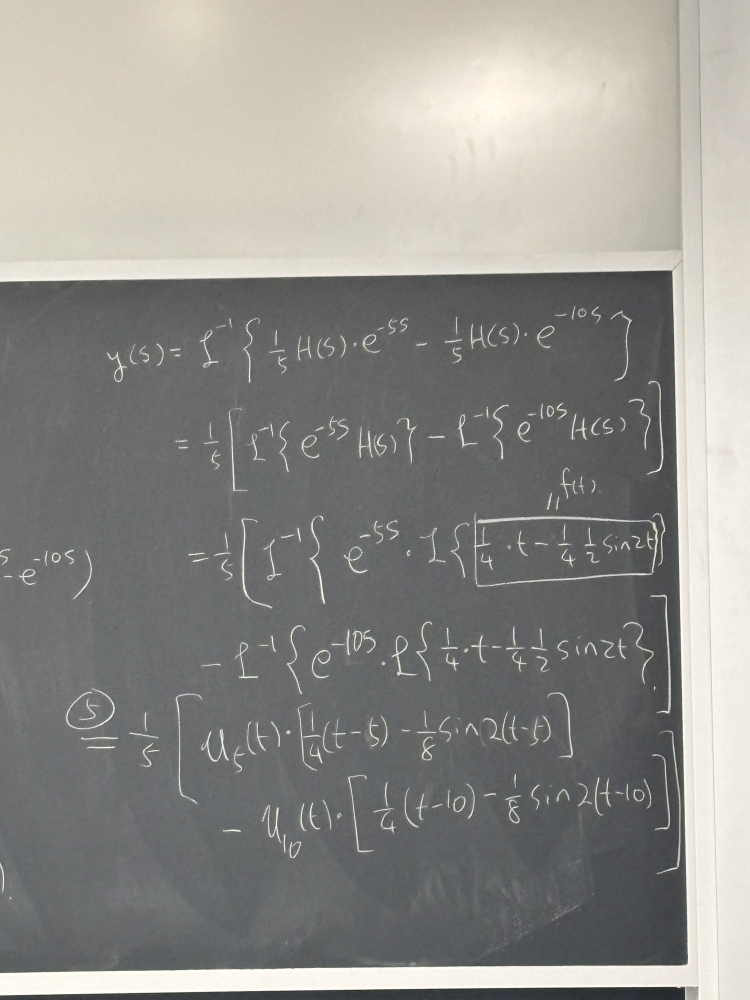
#> input picture pre_out/01_resized.jpg, 1500 x 2000 px (shown at 1/2 size)
$ python -i denoise_contrast.py   (imports and definitions only)
#> lines starting #> are read from the running program, lines starting #| are printed output that depends on the picture; after the words box and inside, x2 and y2 are one past the last pixel; in counts of white or black regions, pixels touching at a corner belong together
#> further down, picture is the input picture: shape (2000, 1500, 3); mean B, G, R 139.1, 143.2, 144.5
import cv2
import os

IN_PATH = "pre_out/01_resized.jpg"
OUT_DIR = "pre_out"
# [5 lines not run here, left out]

denoise_strength = 10
# [1 line that did not run here, left out]
# [4 lines not run here, left out]


import numpy as np

def enhance_chalkboard(img):
    gray = cv2.cvtColor(img, cv2.COLOR_BGR2GRAY)
    blur = cv2.medianBlur(gray, 3)
    _, th = cv2.threshold(blur, 0, 255, cv2.THRESH_BINARY + cv2.THRESH_OTSU)
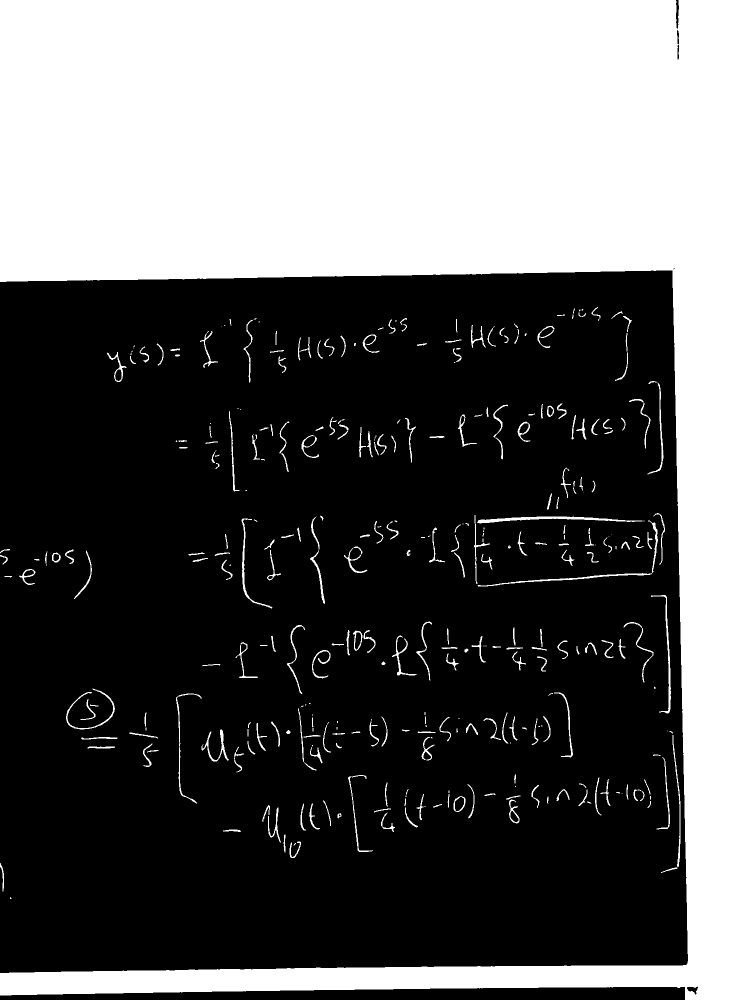
#> th: shape (2000, 1500) (shown at 1/2 size); 37.7% white; 349 white regions (86 under 20 px), largest, box (x1, y1, x2, y2) and area: (0, 0, 1500, 2000) 1090145, (954, 1033, 1285, 1047) 1598, (955, 1041, 1316, 1173) 1472
    if np.mean(th) < 127:
        th = cv2.bitwise_not(th)
    kernel = np.ones((2,2), np.uint8)
    opened = cv2.morphologyEx(th, cv2.MORPH_OPEN, kernel)
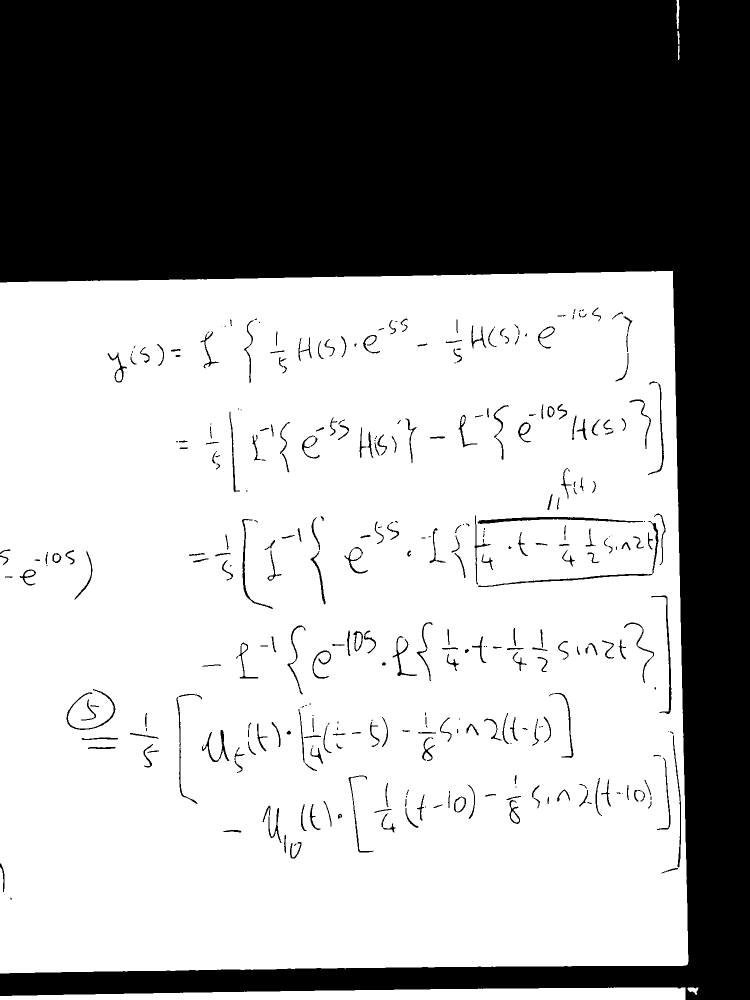
#> opened: shape (2000, 1500) (shown at 1/2 size); 62.3% white; 336 black regions (80 under 20 px), largest, box (x1, y1, x2, y2) and area: (0, 0, 1500, 2000) 1090127, (955, 1034, 1286, 1048) 1599, (956, 1042, 1317, 1174) 1472
    closed = cv2.morphologyEx(opened, cv2.MORPH_CLOSE, kernel)
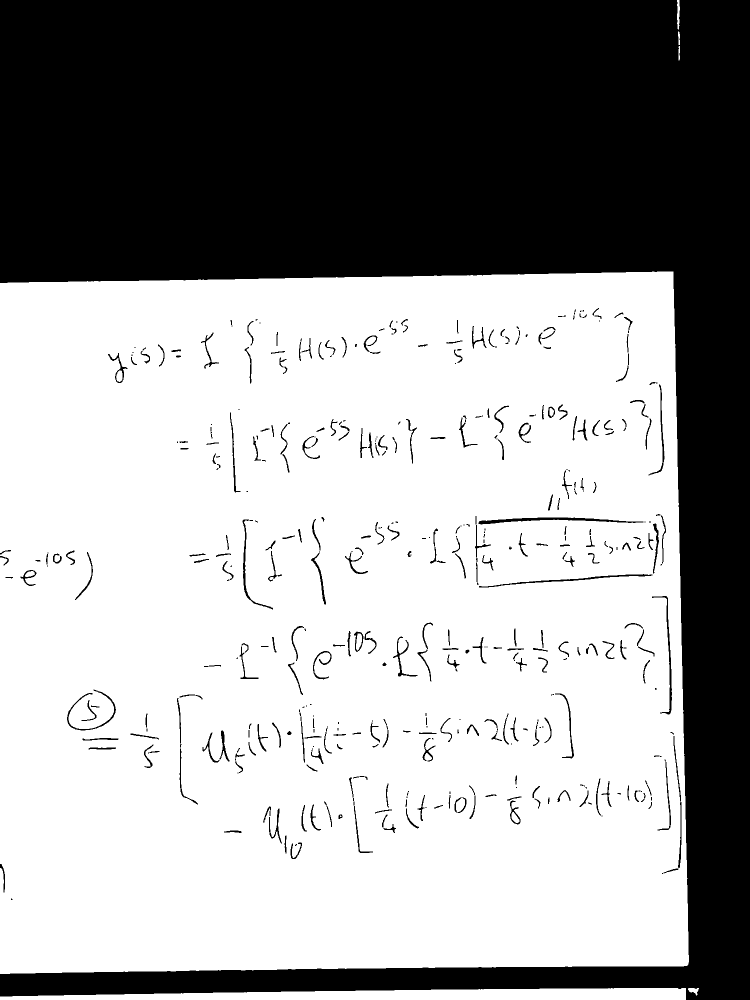
#> closed: shape (2000, 1500) (shown at 1/2 size); 62.3% white; 471 black regions (162 under 20 px), largest, box (x1, y1, x2, y2) and area: (0, 0, 1500, 2000) 1090104, (957, 1035, 1287, 1049) 1598, (958, 1148, 1305, 1175) 1067
    edges = cv2.Canny(blur, 50, 150)
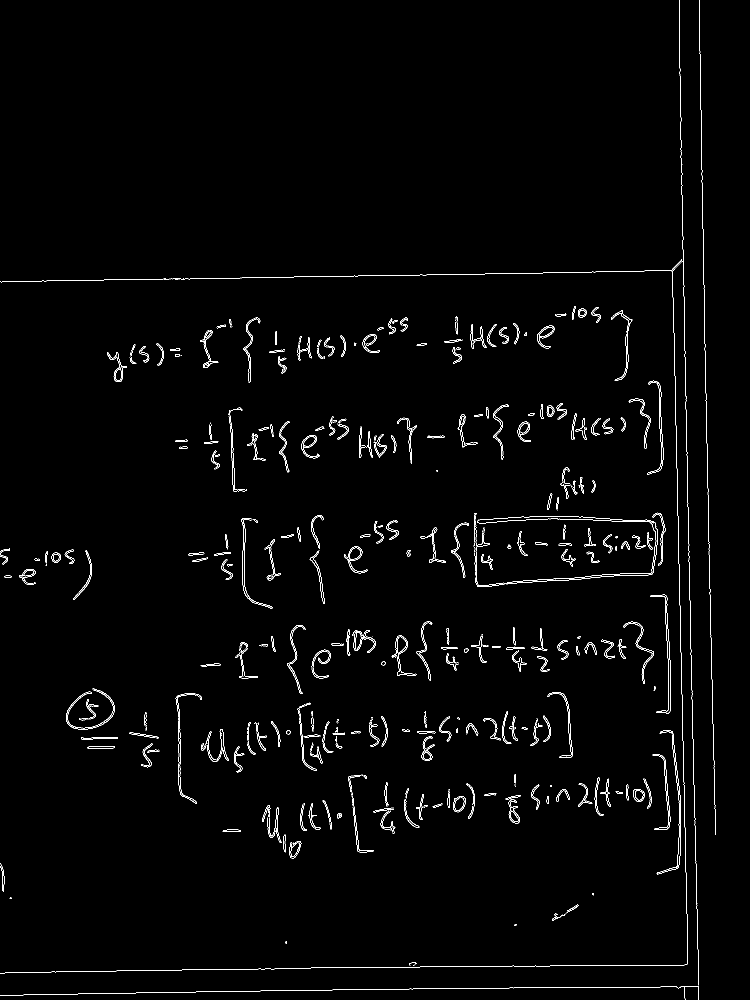
#> edges: shape (2000, 1500) (shown at 1/2 size); 1.5% white in thin lines or dots
    return closed, edges

IN_DIR = "pre_out"
OUT_DIR = "out_denoise"

# [16 lines not run here, left out]

>>> import cv2
>>> picture = cv2.imread('pre_out/01_resized.jpg')
>>> result = enhance_chalkboard(picture)

$ run again, on pre_out/75026669010__AD71C96E-F95C-4661-8BA3-2B97D957B602.jpeg
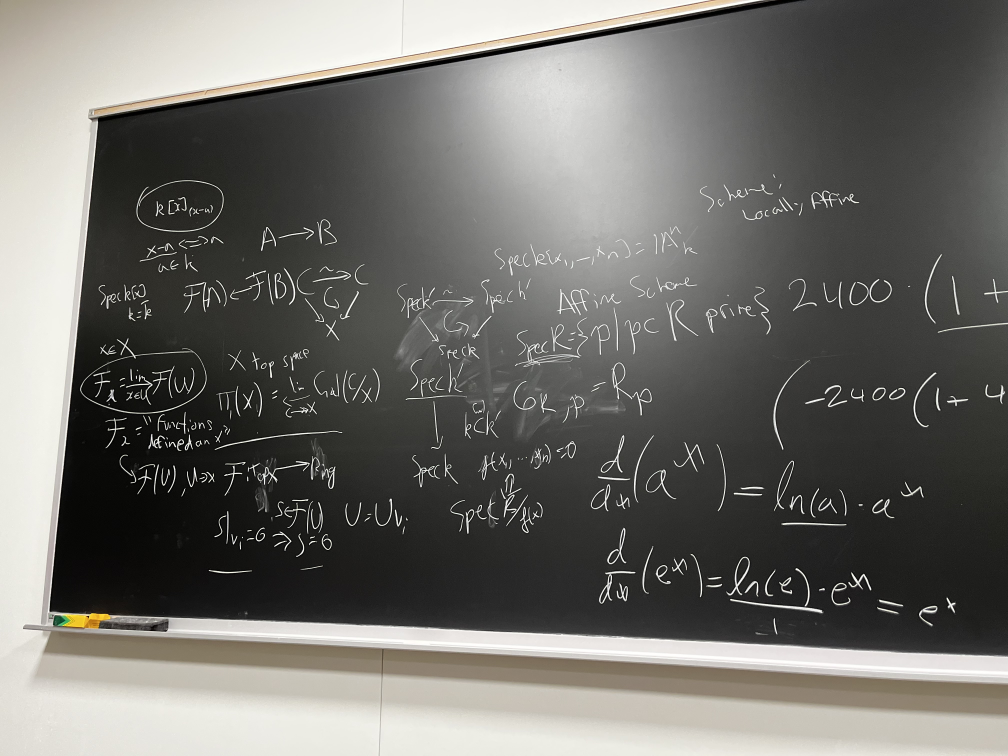
#> input picture pre_out/75026669010__AD71C96E-F95C-4661-8BA3-2B97D957B602.jpeg, 4032 x 3024 px (shown at 1/4 size)
#> picture is the input picture: shape (3024, 4032, 3); mean B, G, R 105.7, 110, 111.2
#> in enhance_chalkboard, `_, th = cv2.threshold(blur, 0, 255, cv2.THRESH_BINARY + cv2.THRESH_OTSU)`:
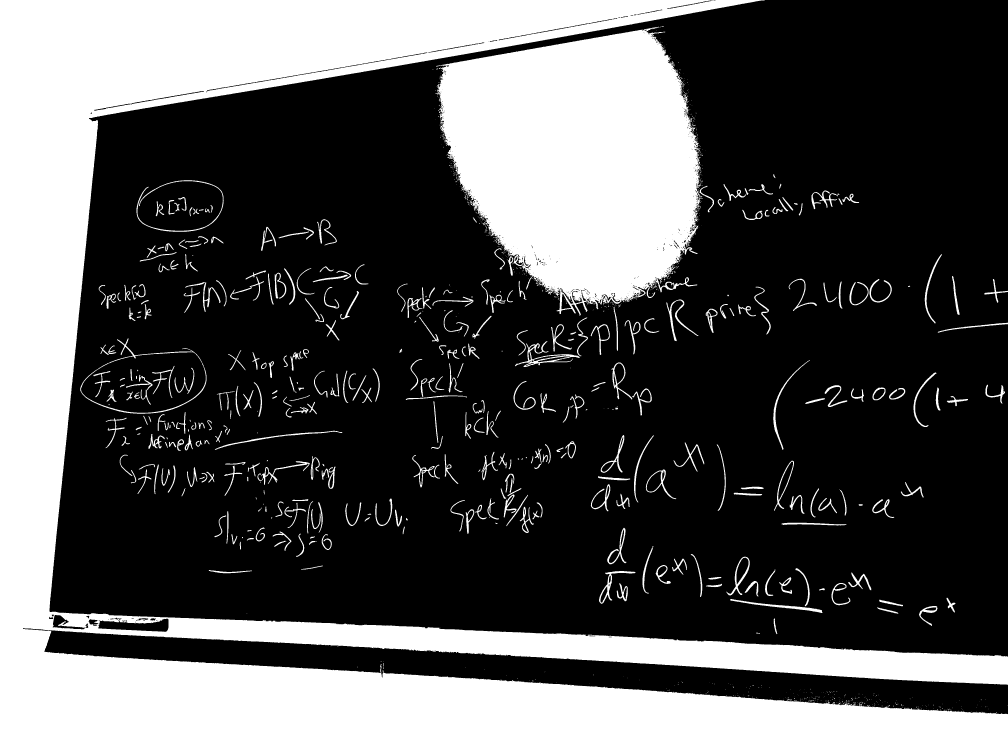
#> th: shape (3024, 4032) (shown at 1/4 size); 33.4% white; 1265 white regions (863 under 20 px), largest, box (x1, y1, x2, y2) and area: (0, 0, 4032, 3024) 2979311, (1741, 107, 2804, 1264) 861733, (321, 1353, 826, 1655) 5135
#> opened: shape (3024, 4032); 66.6% white; 1125 black regions (734 under 20 px), largest, box (x1, y1, x2, y2) and area: (0, 0, 4032, 3024) 2981378, (1742, 108, 2810, 1265) 865016, (322, 1354, 827, 1656) 5137
#> closed: shape (3024, 4032); 66.6% white; 742 black regions (349 under 20 px), largest, box (x1, y1, x2, y2) and area: (0, 0, 4032, 3024) 2982966, (1744, 109, 2806, 1265) 863810, (323, 1356, 828, 1657) 5134
#> in enhance_chalkboard, `edges = cv2.Canny(blur, 50, 150)`:
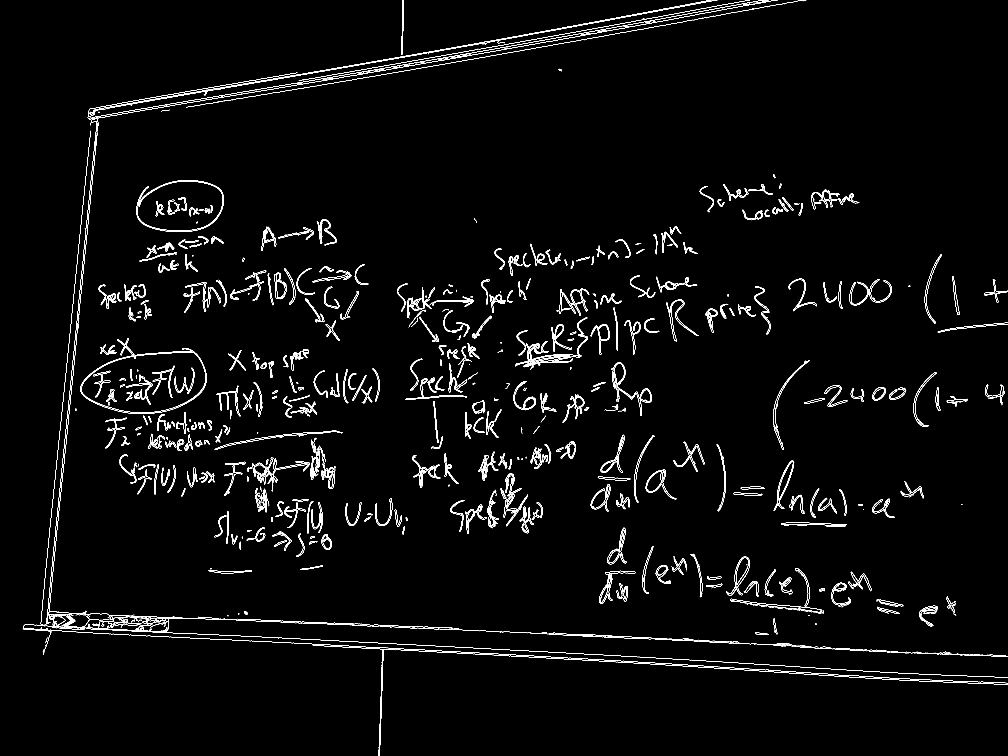
#> edges: shape (3024, 4032) (shown at 1/4 size); 1.4% white in thin lines or dots

$ run again, on pre_out/IMG_0127.jpeg
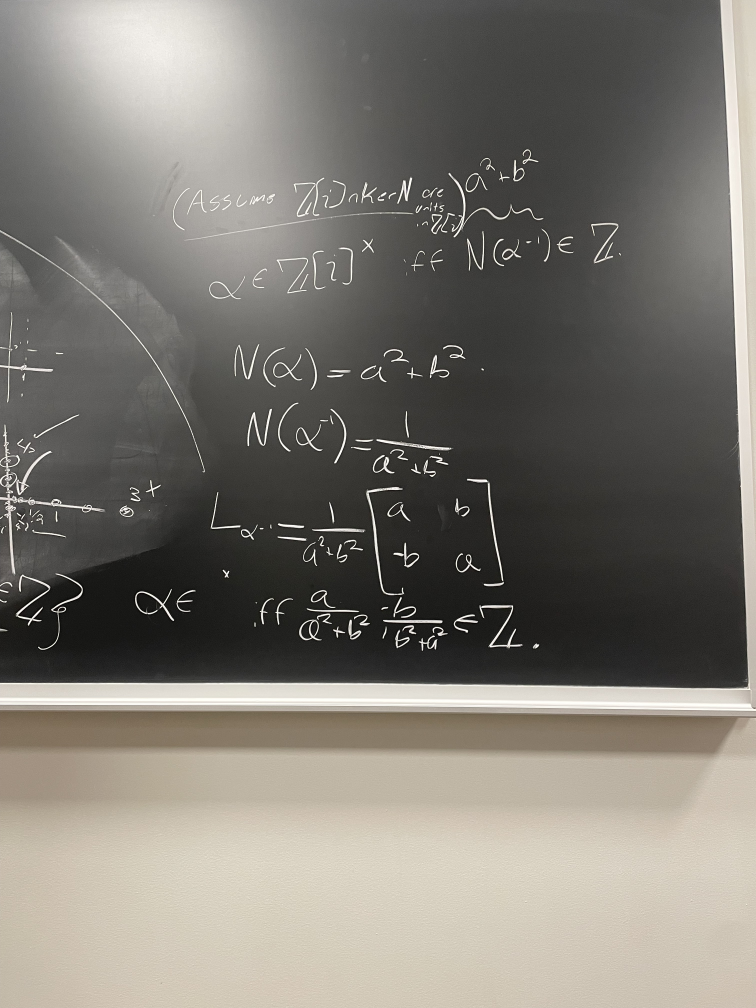
#> input picture pre_out/IMG_0127.jpeg, 3024 x 4032 px (shown at 1/4 size)
#> picture is the input picture: shape (4032, 3024, 3); mean B, G, R 114.8, 122, 125.7
#> in enhance_chalkboard, `_, th = cv2.threshold(blur, 0, 255, cv2.THRESH_BINARY + cv2.THRESH_OTSU)`:
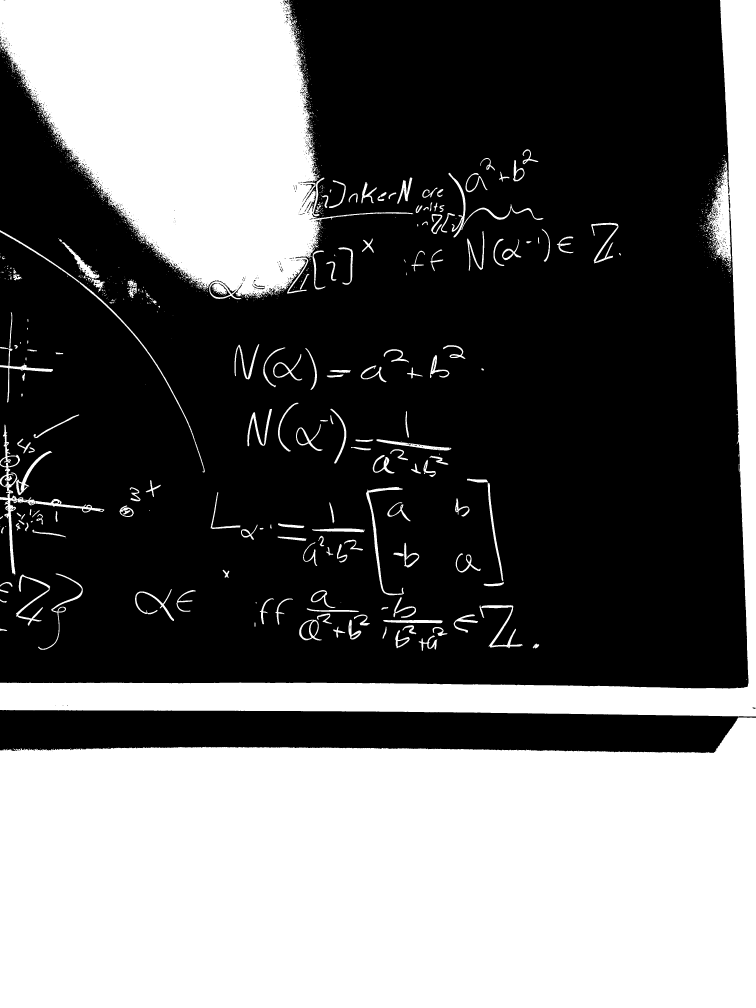
#> th: shape (4032, 3024) (shown at 1/4 size); 40.9% white; 1704 white regions (1432 under 20 px), largest, box (x1, y1, x2, y2) and area: (0, 2870, 3024, 4032) 3144018, (0, 0, 1653, 1197) 1072787, (0, 0, 3024, 2866) 586204
#> opened: shape (4032, 3024); 59.1% white; 1373 black regions (1127 under 20 px), largest, box (x1, y1, x2, y2) and area: (0, 2871, 3024, 4032) 3141038, (0, 0, 1654, 1198) 1079776, (0, 0, 3024, 2867) 584770
#> closed: shape (4032, 3024); 59.2% white; 831 black regions (568 under 20 px), largest, box (x1, y1, x2, y2) and area: (0, 2872, 3024, 4032) 3137763, (0, 0, 1654, 1199) 1078300, (0, 0, 3024, 2868) 581484
#> in enhance_chalkboard, `edges = cv2.Canny(blur, 50, 150)`:
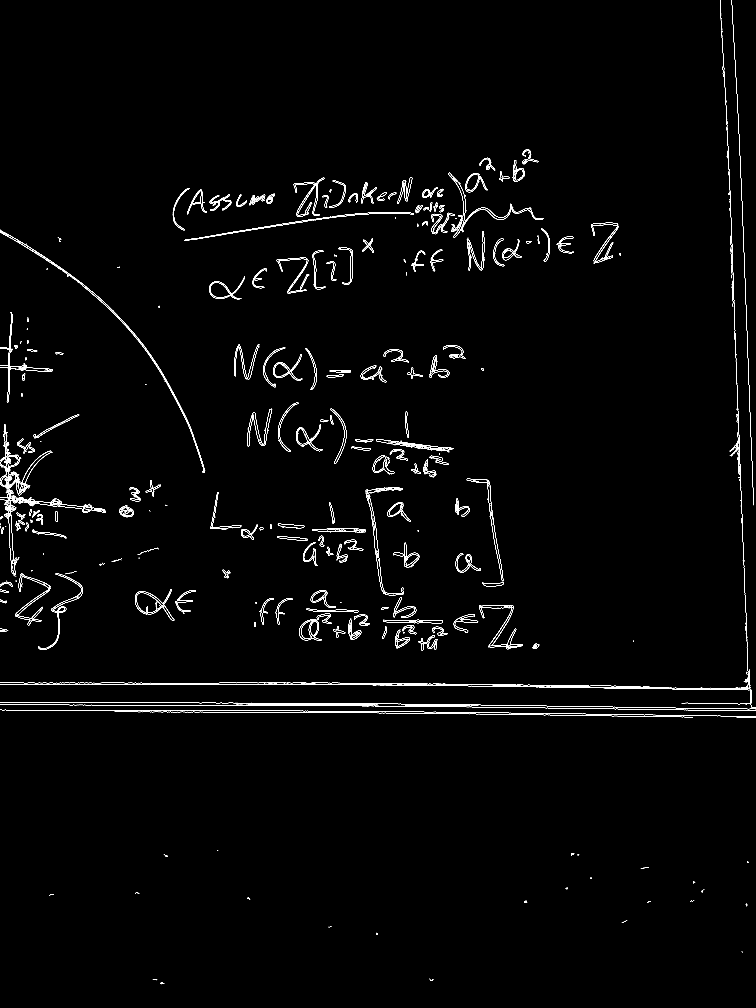
#> edges: shape (4032, 3024) (shown at 1/4 size); 0.84% white in thin lines or dots
